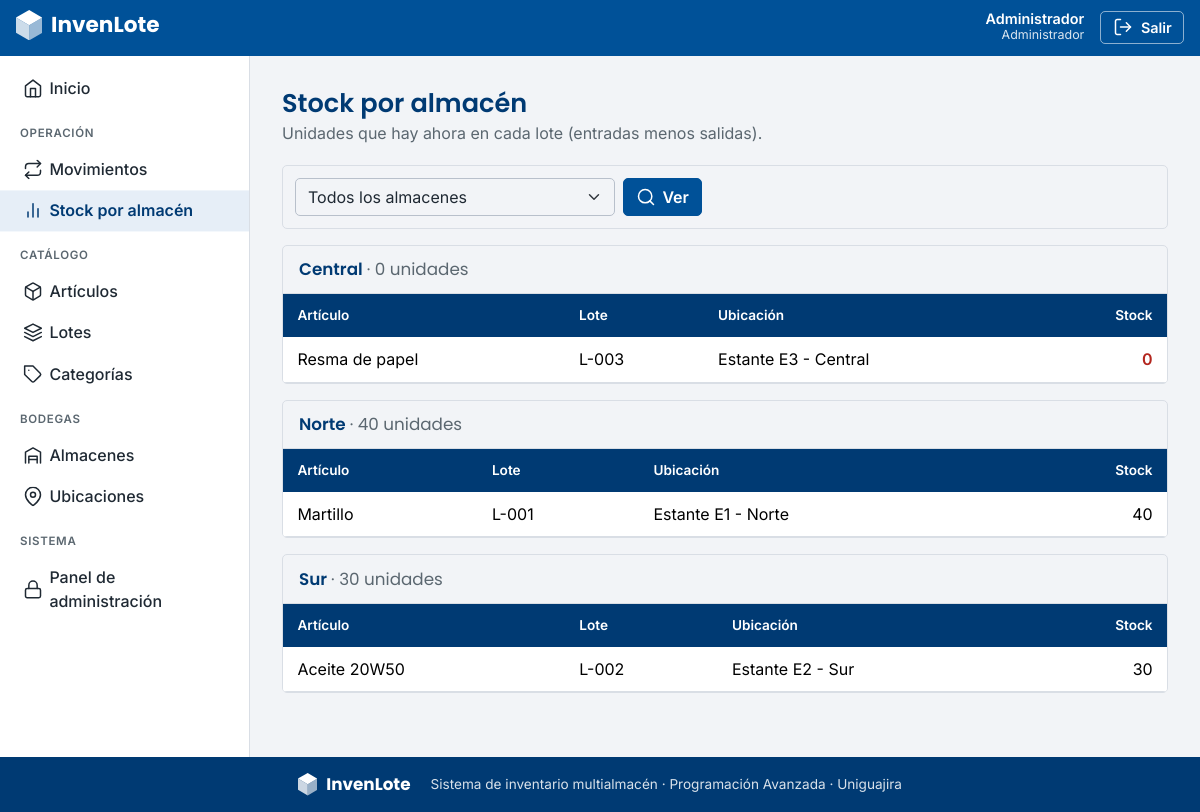
Page /almacenes/stock/ (signed in) on the committed database.
### apps/usuarios/models.py (models this page shows, shortened)
class Usuario(AbstractUser):
    class Rol(models.TextChoices):
        ADMIN = "ADMIN", "Administrador"
        JEFE = "JEFE", "Jefe de bodega"
        BODEGUERO = "BODEGUERO", "Bodeguero"
    pk_usu_id = models.BigAutoField(primary_key=True)
    usu_rol = models.CharField("rol", max_length=10, choices=Rol.choices, default=Rol.BODEGUERO)
    class Meta:
        db_table = "tbl_usuario"
        verbose_name = "usuario"
        verbose_name_plural = "usuarios"

### apps/almacenes/models.py (models this page shows)
class Almacen(models.Model):
    pk_alm_id = models.BigAutoField(primary_key=True)
    alm_nombre = models.CharField("nombre", max_length=100)
    alm_direccion = models.CharField("dirección", max_length=150)
    class Meta:
        db_table = "tbl_almacen"
        verbose_name = "almacén"
        verbose_name_plural = "almacenes"
    def __str__(self):
        return self.alm_nombre

### apps/lotes/models.py (models this page shows, shortened)
class Lote(models.Model):
    pk_lot_id = models.BigAutoField(primary_key=True)
    fk_art = models.ForeignKey(
        "articulos.Articulo", on_delete=models.CASCADE, related_name="lotes", verbose_name="artículo"
    )
    fk_ubi = models.ForeignKey(
        "ubicaciones.Ubicacion", on_delete=models.PROTECT, related_name="lotes", verbose_name="ubicación"
    )
    lot_codigo = models.CharField("código", max_length=30)
    lot_fecha_vencimiento = models.DateField("fecha de vencimiento", null=True, blank=True)
    class Meta:
        db_table = "tbl_lote"
        verbose_name = "lote"
        verbose_name_plural = "lotes"
    @admin.display(description="Stock actual")
    def stock_actual(self):
        r = self.detallemovimiento_set.aggregate(
            entradas=Sum("det_cantidad", filter=Q(fk_mov__mov_tipo="ENTRADA")),
            salidas=Sum("det_cantidad", filter=Q(fk_mov__mov_tipo="SALIDA")),
        )
        return (r["entradas"] or 0) - (r["salidas"] or 0)

### apps/articulos/models.py (models this page shows, shortened)
class Articulo(models.Model):
    pk_art_id = models.BigAutoField(primary_key=True)
    fk_cat = models.ForeignKey(
        "categorias.Categoria", on_delete=models.PROTECT, related_name="articulos", verbose_name="categoría"
    )
    art_codigo = models.CharField("código", max_length=30, unique=True)
    art_nombre = models.CharField("nombre", max_length=100)
    art_unidad = models.CharField("unidad", max_length=20)
    class Meta:
        db_table = "tbl_articulo"
        verbose_name = "artículo"
        verbose_name_plural = "artículos"

### apps/ubicaciones/models.py (models this page shows)
class Ubicacion(models.Model):
    pk_ubi_id = models.BigAutoField(primary_key=True)
    fk_alm = models.ForeignKey(
        "almacenes.Almacen", on_delete=models.CASCADE, related_name="ubicaciones", verbose_name="almacén"
    )
    ubi_estante = models.CharField("estante", max_length=20)
    ubi_nivel = models.CharField("nivel", max_length=20, blank=True)
    class Meta:
        db_table = "tbl_ubicacion"
        verbose_name = "ubicación"
        verbose_name_plural = "ubicaciones"
    def __str__(self):
        return f"Estante {self.ubi_estante} - {self.fk_alm}"

### apps/almacenes/views.py (the view)
# urls.py: path("stock/", views.stock, name="stock"),
@login_required
@permission_required("almacenes.view_almacen", raise_exception=True)
def stock(request):
    todos = Almacen.objects.order_by("alm_nombre")
    elegido = request.GET.get("almacen", "")
    almacenes = todos.filter(pk=elegido) if elegido.isdigit() else todos
    grupos = []
    for almacen in almacenes:
        lotes = (
            Lote.objects.filter(fk_ubi__fk_alm=almacen)
            .select_related("fk_art", "fk_ubi")
            .order_by("fk_art__art_nombre", "lot_codigo")
        )
        filas = [{"lote": lote, "stock": lote.stock_actual()} for lote in lotes]
        grupos.append({"almacen": almacen, "filas": filas, "total": sum(f["stock"] for f in filas)})
    contexto = {"grupos": grupos, "todos": todos, "elegido": elegido}
    return render(request, "almacenes/stock.html", contexto)

### config/context.py (called while the page is built)
def rol_usuario(request):
    usuario = request.user
    if not usuario.is_authenticated:
        return {}
    return {"rol": usuario.get_usu_rol_display()}

### templates/almacenes/stock.html (shortened to what this page needs)
{% extends "base.html" %}
{% block contenido %}
<div class="encabezado"><div><h1>Stock por almacén</h1><p class="subtitulo">Unidades que hay ahora en cada lote (entradas menos salidas).</p></div></div>
<form method="get" class="buscador card">
  <div class="card-body">
    <select name="almacen" id="almacen" class="form-select" style="max-width:320px">
      <option value="">Todos los almacenes</option>
    </select>
    <button type="submit" class="btn btn-primary">{% include "includes/icono.html" with nombre="search" %}Ver</button>
  </div>
</form>
{% for g in grupos %}
<section class="card tabla-tarjeta mb-3">
  <h2 class="bloque-titulo">{{ g.almacen.alm_nombre }} <span class="texto-suave fw-normal">· {{ g.total }} unidades</span></h2>
  <div class="table-responsive">
    <table class="table align-middle mb-0">
      <thead><tr><th>Artículo</th><th>Lote</th><th>Ubicación</th><th class="text-end">Stock</th></tr></thead>
      <tbody>
        {% for f in g.filas %}
        <tr><td>{{ f.lote.fk_art.art_nombre }}</td><td>{{ f.lote.lot_codigo }}</td><td>{{ f.lote.fk_ubi }}</td>
          <td class="text-end">{% if f.stock <= 0 %}<span class="estado-salida">{{ f.stock }}</span>{% else %}{{ f.stock }}{% endif %}</td></tr>
        {% empty %}<tr><td colspan="4" class="vacio">Este almacén no tiene lotes.</td></tr>{% endfor %}
      </tbody>
    </table>
  </div>
</section>
{% empty %}
<p class="vacio">No hay almacenes.</p>
{% endfor %}
{% endblock %}

### templates/base.html (shortened to what this page needs)
{% load static %}<!doctype html>
<html lang="es">
<head>
  <link rel="stylesheet" href="https://cdn.jsdelivr.net/npm/bootstrap@5.3.3/dist/css/bootstrap.min.css">
  <link rel="stylesheet" href="{% static 'invenlote/app.css' %}">
</head>
<body>
  {% include "includes/navbar.html" %}
  <div class="estructura">
    {% if user.is_authenticated %}
    <aside class="lateral d-none d-lg-block">
      {% include "includes/menu.html" %}
    </aside>
    {% endif %}
    <main class="contenido">
      <div class="contenido-interno">
        {% block contenido %}{% endblock %}
      </div>
    </main>
  </div>
  <footer class="pie">
    {% include "includes/logo.html" with blanco=True %}
    <span class="pie-texto">Sistema de inventario multialmacén · Programación Avanzada · Uniguajira</span>
  </footer>
</body>
</html>

### templates/includes/navbar.html (shortened to what this page needs)
<header class="barra-superior">
  <div class="barra-interna">
    <a class="marca" href="{% url 'inicio' %}" aria-label="InvenLote, ir al inicio">
      {% include "includes/logo.html" with blanco=True %}
    </a>
    {% if user.is_authenticated %}
    <div class="usuario">
      <div class="usuario-datos d-none d-sm-block">
        <div class="usuario-nombre">{{ user.get_full_name|default:user.username }}</div>
        <div class="usuario-rol">{{ rol }}</div>
      </div>
      <form method="post" action="{% url 'logout' %}">
        <button type="submit" class="btn-salir">{% include "includes/icono.html" with nombre="salir" %}<span>Salir</span></button>
      </form>
    </div>
    {% endif %}
  </div>
</header>

### templates/includes/icono.html
<svg class="ic" width="20" height="20" viewBox="0 0 24 24" aria-hidden="true" focusable="false"><use href="#i-{{ nombre }}"/></svg>

### templates/includes/logo.html
<span class="logo {% if blanco %}logo-blanco{% endif %}">
  <svg class="logo-cubo" viewBox="0 0 259.8 300" aria-hidden="true" focusable="false">
    {% if blanco %}
    <polygon fill="#FFFFFF" fill-opacity="1" points="0,75 129.9,0 259.8,75 129.9,150"/>
    <polygon fill="#FFFFFF" fill-opacity=".8" points="0,75 129.9,150 129.9,300 0,225"/>
    <polygon fill="#FFFFFF" fill-opacity=".6" points="129.9,150 259.8,75 259.8,225 129.9,300"/>
    {% else %}
    <polygon fill="#F28C1B" points="0,75 129.9,0 259.8,75 129.9,150"/>
    <polygon fill="#005198" points="0,75 129.9,150 129.9,300 0,225"/>
    <polygon fill="#003A73" points="129.9,150 259.8,75 259.8,225 129.9,300"/>
    {% endif %}
  </svg>
  <span class="logo-texto"><span class="logo-inven">Inven</span><span class="logo-lote">Lote</span></span>
</span>

### templates/includes/menu.html
{% with app=request.resolver_match.app_name %}
<nav class="menu" aria-label="Menú principal">
  <a class="menu-link {% if request.resolver_match.url_name == 'inicio' %}activo{% endif %}" href="{% url 'inicio' %}">
    {% include "includes/icono.html" with nombre="home" %}<span>Inicio</span>
  </a>
  <div class="menu-titulo">Operación</div>
  {% if perms.movimientos.view_movimiento %}
  <a class="menu-link {% if app == 'movimientos' %}activo{% endif %}" href="{% url 'movimientos:lista' %}">
    {% include "includes/icono.html" with nombre="flujo" %}<span>Movimientos</span>
  </a>
  {% endif %}
  {% if perms.almacenes.view_almacen %}
  <a class="menu-link {% if app == 'almacenes' and request.resolver_match.url_name == 'stock' %}activo{% endif %}" href="{% url 'almacenes:stock' %}">
    {% include "includes/icono.html" with nombre="stock" %}<span>Stock por almacén</span>
  </a>
  {% endif %}
  <div class="menu-titulo">Catálogo</div>
  {% if perms.articulos.view_articulo %}
  <a class="menu-link {% if app == 'articulos' %}activo{% endif %}" href="{% url 'articulos:lista' %}">
    {% include "includes/icono.html" with nombre="box" %}<span>Artículos</span>
  </a>
  {% endif %}
  {% if perms.lotes.view_lote %}
  <a class="menu-link {% if app == 'lotes' %}activo{% endif %}" href="{% url 'lotes:lista' %}">
    {% include "includes/icono.html" with nombre="apilado" %}<span>Lotes</span>
  </a>
  {% endif %}
  {% if perms.categorias.view_categoria %}
  <a class="menu-link {% if app == 'categorias' %}activo{% endif %}" href="{% url 'categorias:lista' %}">
    {% include "includes/icono.html" with nombre="etiqueta" %}<span>Categorías</span>
  </a>
  {% endif %}
  <div class="menu-titulo">Bodegas</div>
  {% if perms.almacenes.view_almacen %}
  <a class="menu-link {% if app == 'almacenes' and request.resolver_match.url_name != 'stock' %}activo{% endif %}" href="{% url 'almacenes:lista' %}">
    {% include "includes/icono.html" with nombre="almacen" %}<span>Almacenes</span>
  </a>
  {% endif %}
  {% if perms.ubicaciones.view_ubicacion %}
  <a class="menu-link {% if app == 'ubicaciones' %}activo{% endif %}" href="{% url 'ubicaciones:lista' %}">
    {% include "includes/icono.html" with nombre="pin" %}<span>Ubicaciones</span>
  </a>
  {% endif %}
  {% if user.is_staff %}
  <div class="menu-titulo">Sistema</div>
  <a class="menu-link" href="{% url 'admin:index' %}">
    {% include "includes/icono.html" with nombre="candado" %}<span>Panel de administración</span>
  </a>
  {% endif %}
</nav>
{% endwith %}

### rows in the picture
Usuario: get_full_name "Administrador", first_name "Administrador"
Almacen: almacen.alm_nombre "Central", total "0"
Lote: lote.fk_art.art_nombre "Resma de papel", lote.lot_codigo "L-003", lote.fk_ubi "Estante E3 - Central", stock "0"
Almacen: almacen.alm_nombre "Norte", total "40"
Lote: lote.fk_art.art_nombre "Martillo", lote.lot_codigo "L-001", lote.fk_ubi "Estante E1 - Norte", stock "40"
Almacen: almacen.alm_nombre "Sur", total "30"
Lote: lote.fk_art.art_nombre "Aceite 20W50", lote.lot_codigo "L-002", lote.fk_ubi "Estante E2 - Sur", stock "30"
